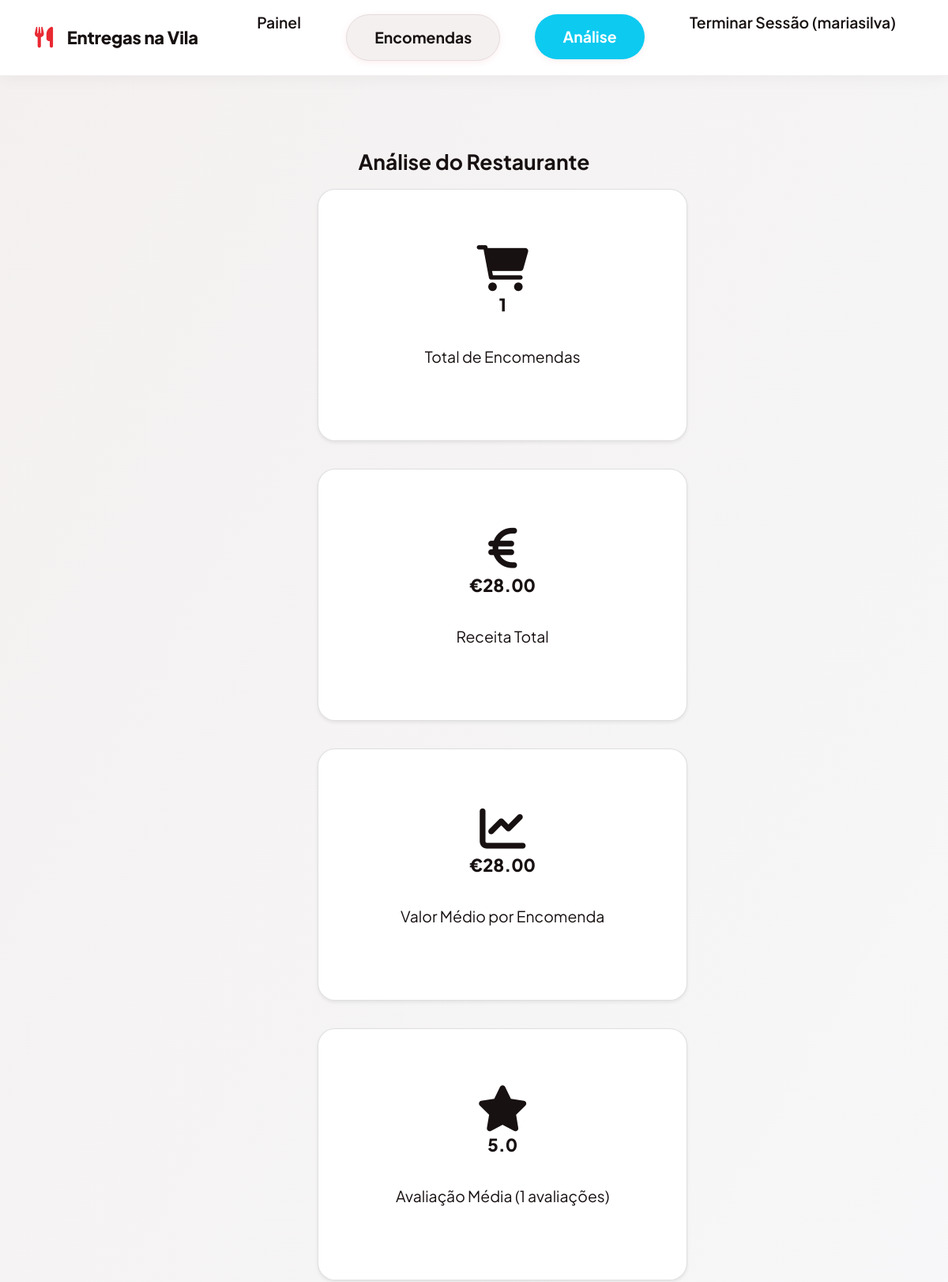
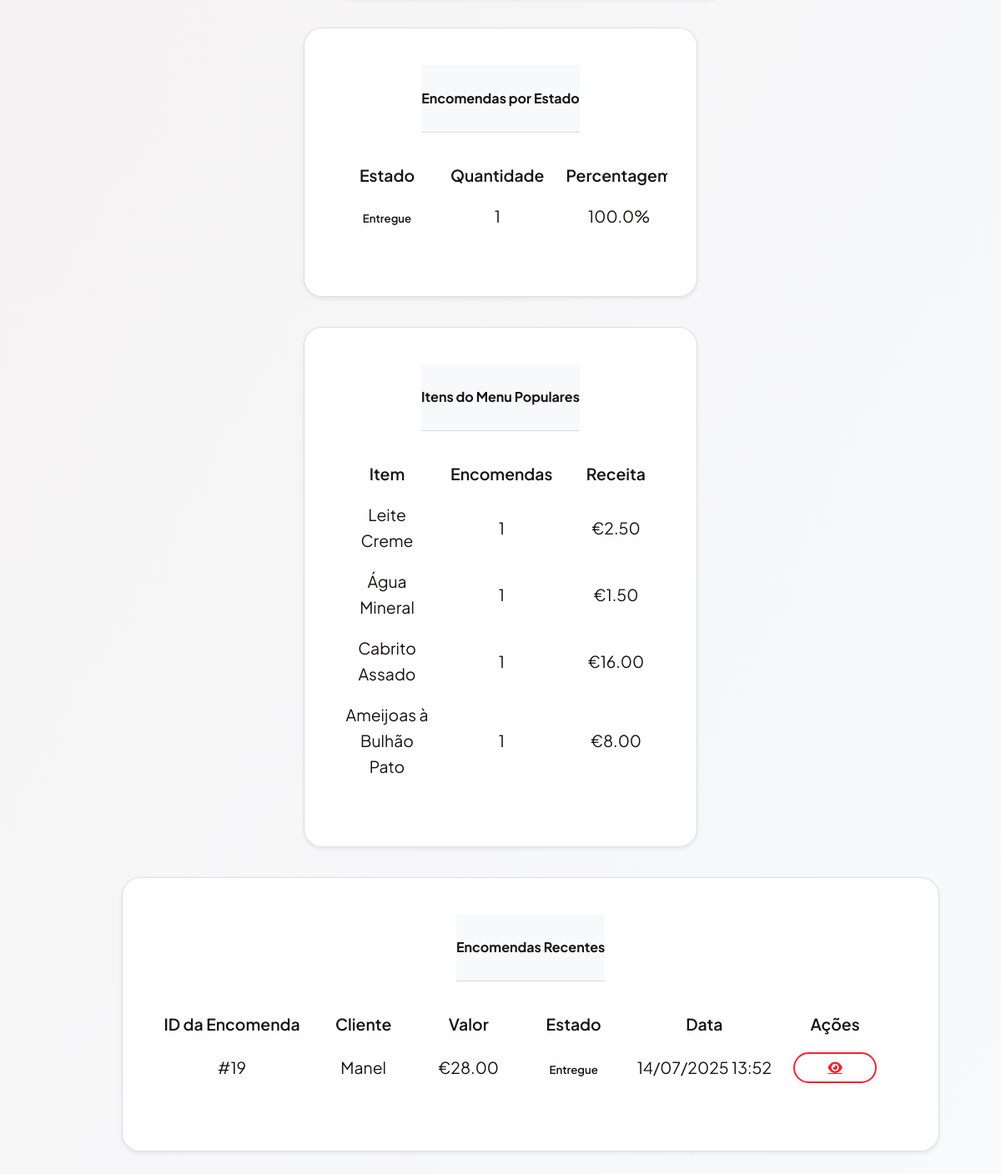
The app's page /restaurant_analytics (signed in) with its own data (2 pictures, top to bottom).
### tables this page shows
CREATE TABLE users (
        id INTEGER PRIMARY KEY AUTOINCREMENT,
        username TEXT UNIQUE NOT NULL,
        email TEXT UNIQUE NOT NULL,
        password_hash TEXT NOT NULL,
        user_type TEXT NOT NULL CHECK (user_type IN ('customer', 'restaurant')),
        phone TEXT,
        address TEXT,
        restaurant_name TEXT,
        restaurant_description TEXT,
        created_at TIMESTAMP DEFAULT CURRENT_TIMESTAMP
    , image_path TEXT, cuisine_type TEXT);

CREATE TABLE menu_items (
        id INTEGER PRIMARY KEY AUTOINCREMENT,
        restaurant_id INTEGER NOT NULL,
        name TEXT NOT NULL,
        description TEXT,
        price REAL NOT NULL,
        category TEXT,
        available BOOLEAN DEFAULT 1,
        created_at TIMESTAMP DEFAULT CURRENT_TIMESTAMP, image_path TEXT,
        FOREIGN KEY (restaurant_id) REFERENCES users (id)
    );

CREATE TABLE orders (
        id INTEGER PRIMARY KEY AUTOINCREMENT,
        customer_id INTEGER NOT NULL,
        restaurant_id INTEGER NOT NULL,
        total_amount REAL NOT NULL,
        status TEXT DEFAULT 'pending' CHECK (status IN ('pending', 'confirmed', 'preparing', 'out_for_delivery', 'delivered', 'cancelled')),
        delivery_address TEXT NOT NULL,
        order_date TIMESTAMP DEFAULT CURRENT_TIMESTAMP, observations TEXT, estimated_delivery_time TIMESTAMP, actual_delivery_time TIMESTAMP,
        FOREIGN KEY (customer_id) REFERENCES users (id),
        FOREIGN KEY (restaurant_id) REFERENCES users (id)
    );

### app.py (the view)
    def decorated_function(*args, **kwargs):
        if 'user_id' not in session:
            return redirect(url_for('login'))
        user = get_user_by_id(session['user_id'])
        if user['user_type'] != 'restaurant':
            flash('Acesso negado. Conta de restaurante necessária.')
            return redirect(url_for('dashboard'))
        return f(*args, **kwargs)

### app.py (called while the page is built)
def get_db_connection():
    conn = sqlite3.connect('delivery_system.db')
    conn.row_factory = sqlite3.Row
    return conn

def get_user_by_id(user_id):
    conn = get_db_connection()
    user = conn.execute('SELECT * FROM users WHERE id = ?', (user_id,)).fetchone()
    conn.close()
    return user

def restaurant_required(f):
    def decorated_function(*args, **kwargs):
        if 'user_id' not in session:
            return redirect(url_for('login'))
        user = get_user_by_id(session['user_id'])
        if user['user_type'] != 'restaurant':
            flash('Acesso negado. Conta de restaurante necessária.')
            return redirect(url_for('dashboard'))
        return f(*args, **kwargs)
    decorated_function.__name__ = f.__name__
    return decorated_function

@app.before_request
def load_logged_in_user():
    user_id = session.get('user_id')
    if user_id is None:
        g.user = None
    else:
        g.user = get_user_by_id(user_id)

### templates/restaurant_analytics.html (shortened to what this page needs)
{% extends "base.html" %}
{% block content %}
<div class="container mt-4">
    <h2 class="mb-4">Análise do Restaurante</h2>
    <div class="row mb-4">
        <div class="col-md-3">
            <div class="card text-center">
                <div class="card-body">
                    <i class="fas fa-shopping-cart fa-3x text-primary mb-3"></i>
                    <h3 class="card-title">{{ total_orders }}</h3>
                    <p class="card-text">Total de Encomendas</p>
                </div>
            </div>
        </div>
        <div class="col-md-3">
            <div class="card text-center">
                <div class="card-body">
                    <i class="fas fa-euro-sign fa-3x text-success mb-3"></i>
                    <h3 class="card-title">€{{ "%.2f"|format(total_revenue) }}</h3>
                    <p class="card-text">Receita Total</p>
                </div>
            </div>
        </div>
        <div class="col-md-3">
            <div class="card text-center">
                <div class="card-body">
                    <i class="fas fa-chart-line fa-3x text-info mb-3"></i>
                    <h3 class="card-title">€{{ "%.2f"|format(avg_order_value) }}</h3>
                    <p class="card-text">Valor Médio por Encomenda</p>
                </div>
            </div>
        </div>
        <div class="col-md-3">
            <div class="card text-center">
                <div class="card-body">
                    <i class="fas fa-star fa-3x text-warning mb-3"></i>
                    <h3 class="card-title">{{ "%.1f"|format(avg_rating) }}</h3>
                    <p class="card-text">Avaliação Média ({{ total_reviews }} avaliações)</p>
                </div>
            </div>
        </div>
    </div>
    <div class="row">
        <div class="col-md-6 mb-4">
            <div class="card">
                <div class="card-header">
                    <h5 class="mb-0">Encomendas por Estado</h5>
                </div>
                <div class="card-body">
                    {% if orders_by_status %}
                    <div class="table-responsive">
                        <table class="table">
                            <thead>
                                <tr>
                                    <th>Estado</th>
                                    <th>Quantidade</th>
                                    <th>Percentagem</th>
                                </tr>
                            </thead>
                            <tbody>
                                {% for status in orders_by_status %}
                                <tr>
                                    <td>
                                        <span
                                            class="badge badge-{% if status.status == 'delivered' %}success{% elif status.status == 'cancelled' %}danger{% elif status.status == 'pending' %}warning{% else %}info{% endif %}">
                                            {% if status.status == 'pending' %}Pendente
                                            {% elif status.status == 'confirmed' %}Confirmado
                                            {% elif status.status == 'preparing' %}A Preparar
                                            {% elif status.status == 'out_for_delivery' %}Em Entrega
                                            {% elif status.status == 'delivered' %}Entregue
                                            {% elif status.status == 'cancelled' %}Cancelado
                                            {% else %}{{ status.status }}{% endif %}
                                        </span>
                                    </td>
                                    <td>{{ status.count }}</td>
                                    <td>{{ "%.1f"|format(status.count / total_orders * 100) }}%</td>
                                </tr>
                                {% endfor %}
                            </tbody>
                        </table>
                    </div>
                    {% else %}
                    <p class="text-muted">Ainda não há encomendas.</p>
                    {% endif %}
                </div>
            </div>
        </div>
        <div class="col-md-6 mb-4">
            <div class="card">
                <div class="card-header">
                    <h5 class="mb-0">Itens do Menu Populares</h5>
                </div>
                <div class="card-body">
                    {% if popular_items %}
                    <div class="table-responsive">
                        <table class="table">
                            <thead>
                                <tr>
                                    <th>Item</th>
                                    <th>Encomendas</th>
                                    <th>Receita</th>
                                </tr>
                            </thead>
                            <tbody>
                                {% for item in popular_items %}
                                <tr>
                                    <td>{{ item.name }}</td>
                                    <td>{{ item.total_ordered }}</td>
                                    <td>€{{ "%.2f"|format(item.total_revenue) }}</td>
                                </tr>
                                {% endfor %}
                            </tbody>
                        </table>
                    </div>
                    {% else %}
                    <p class="text-muted">Ainda não há itens populares.</p>
                    {% endif %}
                </div>
            </div>
        </div>
    </div>
    <div class="row">
        <div class="col-12">
            <div class="card recent-orders-card">
                <div class="card-header">
                    <h5 class="mb-0">Encomendas Recentes</h5>
                </div>
                <div class="card-body">
                    {% if recent_orders %}
                    <div class="table-responsive">
                        <table class="table">
                            <thead>
                                <tr>
                                    <th>ID da Encomenda</th>
                                    <th>Cliente</th>
                                    <th>Valor</th>
                                    <th>Estado</th>
                                    <th>Data</th>
                                    <th>Ações</th>
                                </tr>
                            </thead>
                            <tbody>
                                {% for order in recent_orders %}
                                <tr>
                                    <td>#{{ order.id }}</td>
                                    <td>{{ order.customer_username }}</td>
                                    <td>€{{ "%.2f"|format(order.total_amount) }}</td>
                                    <td>
                                        <span
                                            class="badge badge-{% if order.status == 'delivered' %}success{% elif order.status == 'cancelled' %}danger{% elif order.status == 'pending' %}warning{% else %}info{% endif %}">
                                            {% if order.status == 'pending' %}Pendente
                                            {% elif order.status == 'confirmed' %}Confirmado
                                            {% elif order.status == 'preparing' %}A Preparar
                                            {% elif order.status == 'out_for_delivery' %}Em Entrega
                                            {% elif order.status == 'delivered' %}Entregue
                                            {% elif order.status == 'cancelled' %}Cancelado
                                            {% else %}{{ order.status }}{% endif %}
                                        </span>
                                    </td>
                                    <td>{{ order.order_date[8:10] }}/{{ order.order_date[5:7] }}/{{ order.order_date[:4]
                                        }} {{
                                        order.order_date[11:16] }}</td>
                                    <td>
                                        <a href="{{ url_for('order_details', order_id=order.id) }}"
                                            class="btn btn-sm btn-outline-primary">
                                            <i class="fas fa-eye"></i>
                                        </a>
                                    </td>
                                </tr>
                                {% endfor %}
                            </tbody>
                        </table>
                    </div>
                    {% else %}
                    <p class="text-muted">Nenhuma encomenda recente.</p>
                    {% endif %}
                </div>
            </div>
        </div>
    </div>
</div>
{% endblock %}

### templates/base.html (shortened to what this page needs)
<!DOCTYPE html>
<html lang="pt-PT">
<head>
    <link href="https://cdnjs.cloudflare.com/ajax/libs/font-awesome/6.0.0/css/all.min.css" rel="stylesheet">
    <link rel="stylesheet" href="{{ url_for('static', filename='style.css') }}">
</head>
<body>
    <header>
        <div class="header-content">
            <div class="logo">
                <div class="logo-img"><i class="fas fa-utensils"></i></div>
                <span class="logo-title">Entregas na Vila</span>
            </div>
            <nav>
                <ul>
                    {% if session.user_id %}
                    <li><a href="{{ url_for('dashboard') }}">Painel</a></li>
                    {% if session.user_type == 'restaurant' %}
                    <li><a href="{{ url_for('restaurant_orders') }}" class="btn btn-secondary"
                            style="margin-left: 0.5rem;">Encomendas</a></li>
                    <li><a href="{{ url_for('restaurant_analytics') }}" class="btn btn-info"
                            style="margin-left: 0.5rem;">Análise</a></li>
                    {% endif %}
                    <li><a href="{{ url_for('logout') }}">Terminar Sessão ({{ session.username }})</a></li>
                    {% else %}
                    <li><a href="{{ url_for('login') }}">Iniciar Sessão</a></li>
                    <li><a href="{{ url_for('register') }}">Criar Conta</a></li>
                    {% endif %}
                </ul>
            </nav>
        </div>
    </header>
    <div class="container">
        {% block content %}{% endblock %}
    </div>
</body>
</html>

### templates/restaurant_analytics.html (style rules this page uses)
.card { box-shadow: 0 0.125rem 0.25rem rgba(0, 0, 0, 0.075); border: 1px solid rgba(0, 0, 0, 0.125); }
.card-header { background-color: #f8f9fa; border-bottom: 1px solid rgba(0, 0, 0, 0.125); }
.table th { border-top: none; font-weight: 600; }
.table-responsive { overflow-x: auto; max-width: 100%; }
.table td, .table th { padding: 8px 12px; min-width: 100px; }
.table th:first-child { min-width: 80px; }
.table th:last-child { min-width: 60px; }
.recent-orders-card { max-width: 100%; margin: 0 auto; }
.card .table-responsive { border: none; margin: 0; padding: 0; }

### records on screen
users: username "mariasilva"
menu_items: name "Leite Creme", total_ordered "1", total_revenue "2.50"
menu_items: name "Água Mineral", total_ordered "1", total_revenue "1.50"
menu_items: name "Cabrito Assado", total_ordered "1", total_revenue "16.00"
menu_items: name "Ameijoas à Bulhão Pato", total_ordered "1", total_revenue "8.00"
orders: id "19", customer_username "Manel", total_amount "28.00", status "Entregue", order_date "14", order_date "07", order_date "2025", order_date "13:52"

### other values on screen
{{ total_orders }} "1"
{{ "%.2f"|format(total_revenue) }} "28.00"
{{ "%.2f"|format(avg_order_value) }} "28.00"
{{ "%.1f"|format(avg_rating) }} "5.0"
{{ total_reviews }} "1"
{{ status.count }} "1"
{{ "%.1f"|format(status.count / total_orders * 100) }} "100.0"
